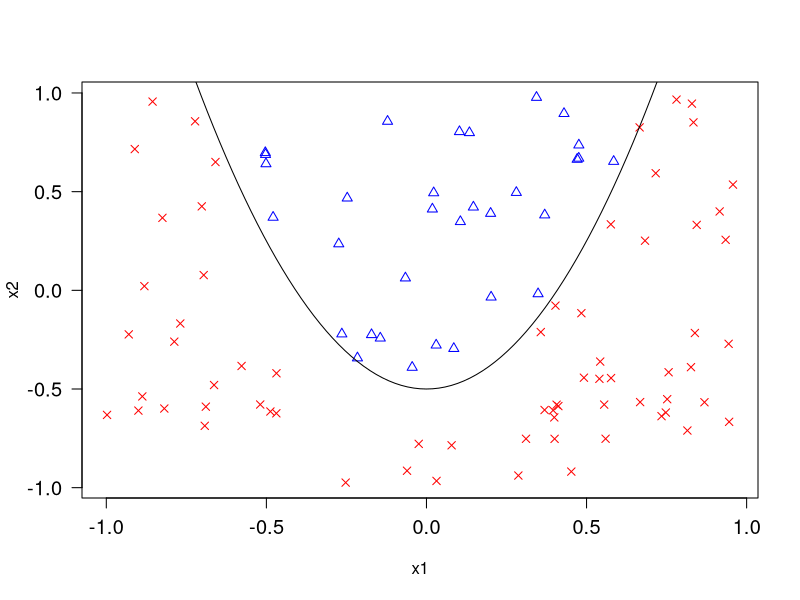
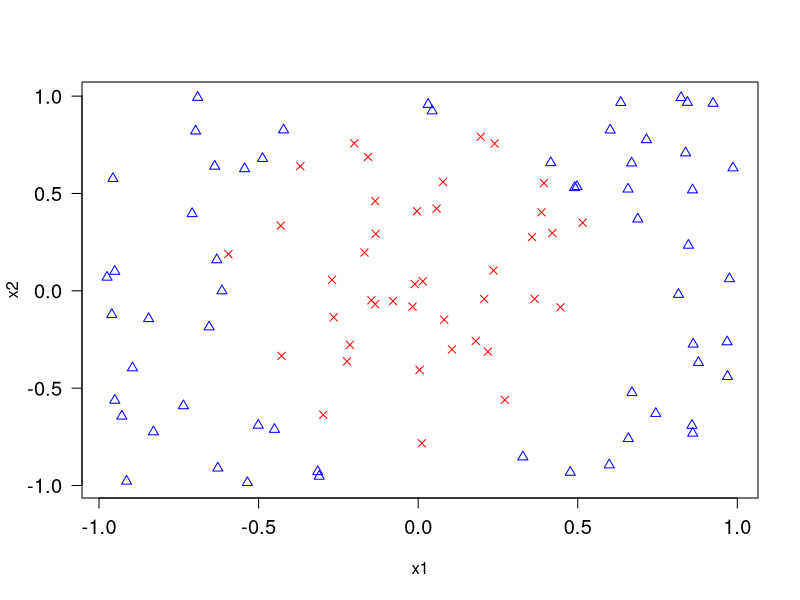

Write the R code that produced these figures, in order. (Note: this script raises an error after producing the figures.)
#curved boundaries between categories 
n = 100
set.seed(516) 
x = matrix(runif(n*2, -1,1),nc=2)
y = rep("red", n)
y[which(.5-3*(x[,1])^2+x[,2]>0)] = "blue"

mypch = rep(4,n)
mypch[y=="blue"] = 2
plot(x, pch = mypch, col = y, las=1, cex.axis=1.2, xlab="x1", ylab = "x2")
curve(-.5+3*x^2, add=T)

#Radial Kernel
n = 100
set.seed(515) 
x = matrix(runif(n*2, -1,1),nc=2)
y = rep("red", n)
y[which(-.75+2*(x[,1])^2+(x[,2])^2>0)] = "blue"

mypch = rep(4,n)
mypch[y=="blue"] = 2
plot(x, pch = mypch, col = y, las=1, cex.axis=1.2, xlab="x1", ylab = "x2")

#support vector machines in R
mydat = data.frame(x=x,y=y)
svmfit = svm(y~.,data=mydat,kernel="radial",cost=10,gamma=0.5,type="C-classification")
svmfit

#cross validation, for tuning parameter
y=as.factor(y)
tune.out=tune(svm,y~x,kernel="radial",ranges=list(cost=c(.001,.01,.1,1,5,10,100),gamma=c(.5,1,2,3,4)), type="C-classification")
summary(tune.out$best.model)

#decision boundary is a curve
xgrid=cbind(rep(seq(-1,1,.05),41), rep(seq(-1,1,.05),each=41))
func=predict(svmfit,xgrid,decision.values = TRUE)
func=attributes(func)$decision
#draw the curve f(x)=0
contour(seq(-1,1,.05),seq(-1,1,.05),matrix(func,41,41),level=0,add=T,lwd=2)

#For a summary of the advantages of the radial kernel, see A Practical Guide to Support Vector Classification by Chih-Wei Hsu, Chih-Chung Chang, and Chih-Jen Lin (PDF)
#https://www.csie.ntu.edu.tw/~cjlin/papers/guide/guide.pdf

#For more about kernels in logistic regression, see The Elements of Statistical Learning by Hastie, Tibshirani, and Friedman.
#https://web.stanford.edu/~hastie/ElemStatLearn//
#For a summary of BRUTO, see "Flexible Discriminant Analysis by Optimal Scoring" by Trevor Hastie, Robert Tibshirani, and Andreas Buja (PDF).
#https://web.stanford.edu/~hastie/Papers/fda.pdf

